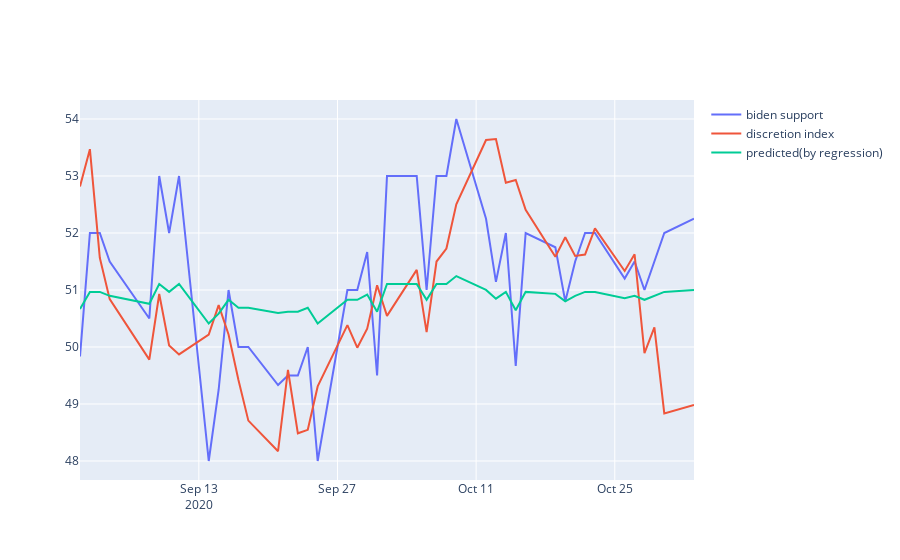

Source (notebook cell):
### Code cell
fig.add_traces([go.Scatter(x=our_df.date,y=our_df.bd,name='biden support'),
               go.Scatter(x=our_df.date,y=our_df.value,name='discretion index'),
               go.Scatter(x=our_df.date,y=predicted_bd,name='predicted(by regression)')])
